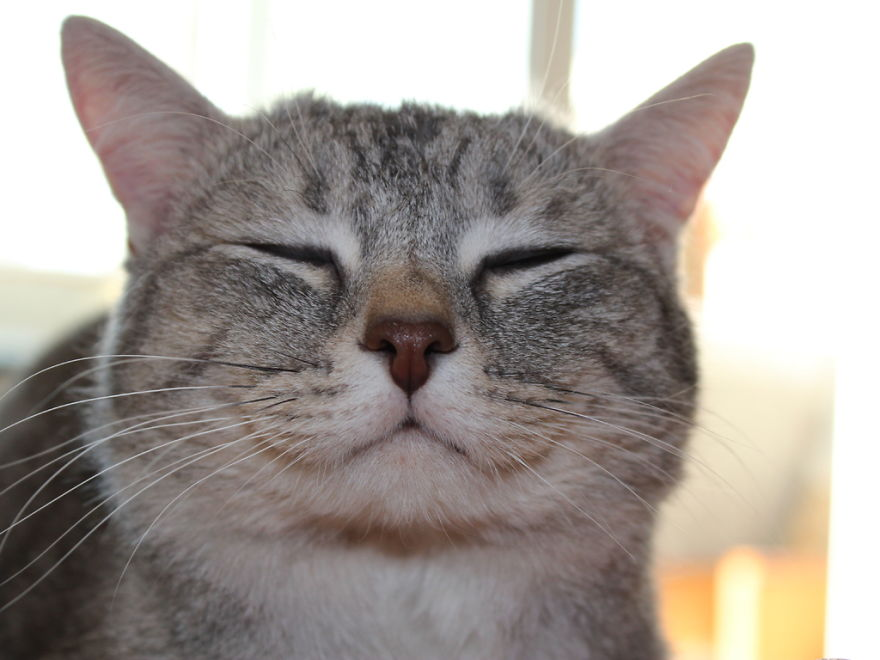
#> input picture python/examples/transformation/warping/picture.jpg, 880 x 660 px
$ python warping.py
#> lines starting #> are read from the running program, lines starting #| are printed output that depends on the picture; after the words box and inside, x2 and y2 are one past the last pixel; in counts of white or black regions, pixels touching at a corner belong together
import cv2
import numpy as np

# read your picture and store into variable "frame"
frame = cv2.imread('picture.jpg')
#> frame is the input picture: shape (660, 880, 3); mean B, G, R 151.5, 157.1, 164.9

# selecting points for transformation. make sure these numbers falls under the dimensions of your image.
p1 = np.float32([[0, 260], [640, 260], [0, 400], [640, 400]])
p2 = np.float32([[0, 0], [400, 0], [0, 640], [400, 640]])

# generating transformation matrix
matrix = cv2.getPerspectiveTransform(p1, p2)
# getting final results
result = cv2.warpPerspective(frame, matrix, (500, 600))
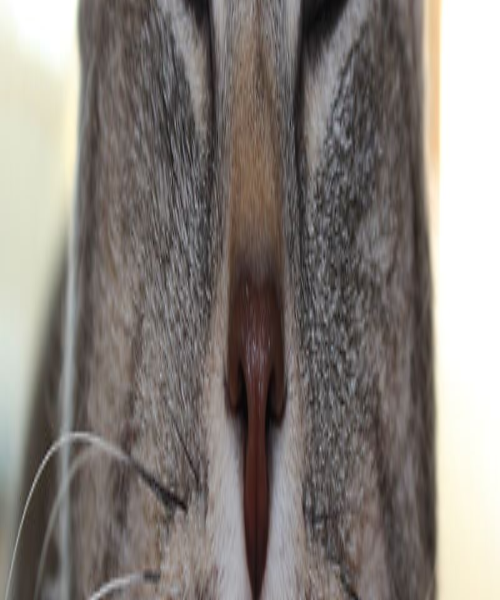
#> result: shape (600, 500, 3); mean B, G, R 122.8, 128, 134.3

# Example 2: Create a triangle warp
warp_triangle = 255 * np.ones(frame.shape, dtype = frame.dtype)
tri1 = np.float32([[[360,200], [60,250], [450,400]]])
tri2 = np.float32([[[400,200], [160,270], [400,400]]])

# Find bounding box
r1 = cv2.boundingRect(tri1)
r2 = cv2.boundingRect(tri2)

# Offset points by left top corner of the respective rectangles
tri1_cropped = []
tri2_cropped = []

for i in range(0, 3):
    tri1_cropped.append(((tri1[0][i][0] - r1[0]),(tri1[0][i][1] - r1[1])))
    tri2_cropped.append(((tri2[0][i][0] - r2[0]),(tri2[0][i][1] - r2[1])))

# Crop input image
input_cropped = frame[r1[1]:r1[1] + r1[3], r1[0]:r1[0] + r1[2]]
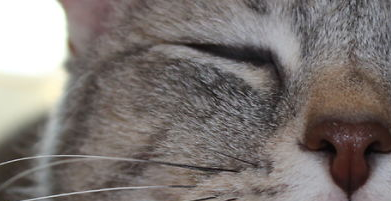
#> input_cropped: shape (201, 391, 3); mean B, G, R 114.2, 117.2, 124.4

# Given a pair of triangles, find the affine transform.
warp_mat = cv2.getAffineTransform(np.float32(tri1_cropped), np.float32(tri2_cropped) )

# Apply the Affine Transform just found to the src image
warp_triangle_cropped = cv2.warpAffine( input_cropped, warp_mat, (r2[2], r2[3]), None, flags=cv2.INTER_LINEAR, borderMode=cv2.BORDER_REFLECT_101 )
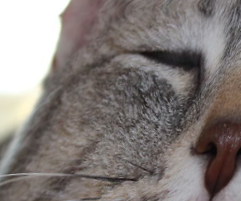
#> warp_triangle_cropped: shape (201, 241, 3); mean B, G, R 120.4, 123.1, 130.4

# Get mask by filling triangle
mask = np.zeros((r2[3], r2[2], 3), dtype = np.float32)
cv2.fillConvexPoly(mask, np.int32(tri2_cropped), (1.0, 1.0, 1.0), 16, 0);
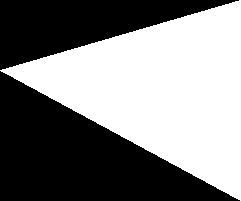
#> mask: shape (201, 241, 3) float32; values 0 (black) and 1 (white), 50.2% white; 2 black regions, box (x1, y1, x2, y2) and area: (0, 71, 240, 201) 15670, (0, 0, 239, 70) 8440

warp_triangle_cropped = warp_triangle_cropped * mask
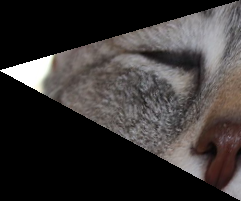
#> warp_triangle_cropped: shape (201, 241, 3) float32; mean B, G, R 51.2, 52.1, 56

# Copy triangular region of the rectangular patch to the output image
warp_triangle[r2[1]:r2[1]+r2[3], r2[0]:r2[0]+r2[2]] = warp_triangle[r2[1]:r2[1]+r2[3], r2[0]:r2[0]+r2[2]] * ( (1.0, 1.0, 1.0) - mask )
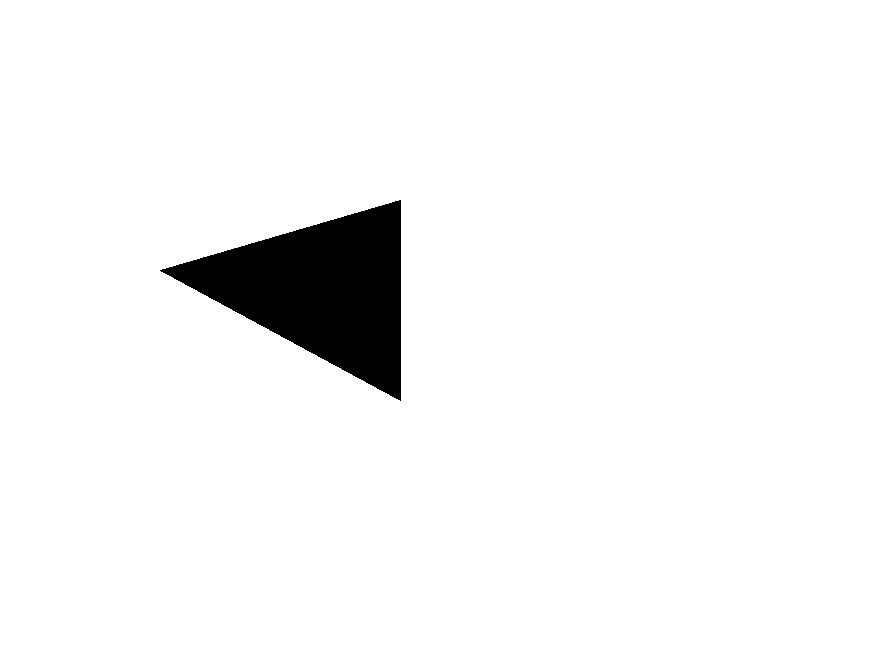
#> warp_triangle: shape (660, 880, 3); 95.8% white; 1 black region, box (x1, y1, x2, y2) and area: (160, 200, 401, 401) 24331
warp_triangle[r2[1]:r2[1]+r2[3], r2[0]:r2[0]+r2[2]] = warp_triangle[r2[1]:r2[1]+r2[3], r2[0]:r2[0]+r2[2]] + warp_triangle_cropped
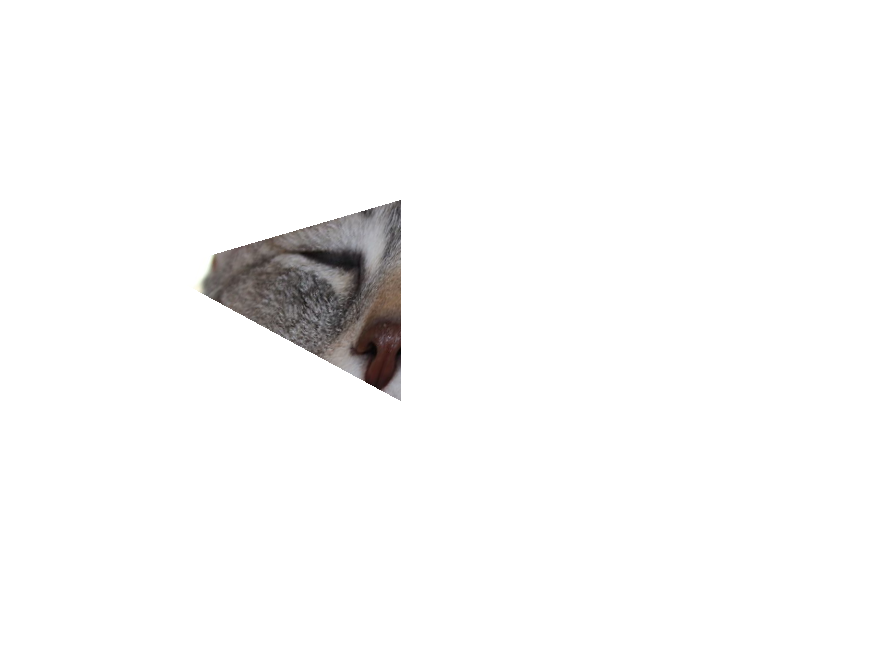
#> warp_triangle: shape (660, 880, 3); 4.19% of pixels changed, all inside (x1, y1, x2, y2) = (160, 200, 401, 401); drawn as B, G, R

# displaying original and transformed image
cv2.imshow('Original', frame)
cv2.imshow('Warped', result)
cv2.imshow('Warped Triangle', warp_triangle)

# waiting for a key to be pressed
cv2.waitKey(0)
# destroying all windows
cv2.destroyAllWindows()
